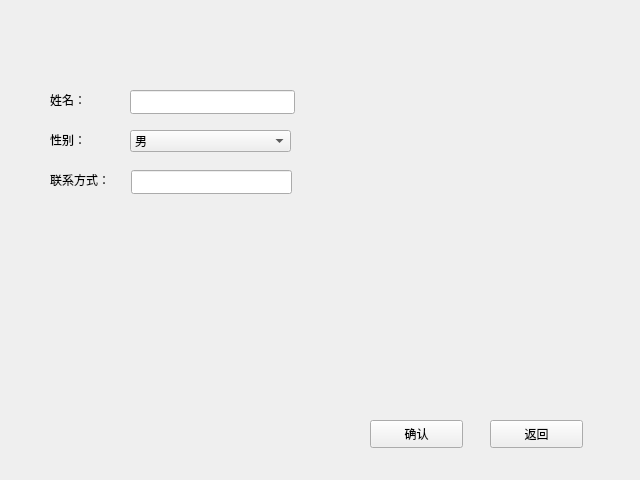
<?xml version="1.0" encoding="UTF-8"?>
<ui version="4.0">
 <class>change_info</class>
 <widget class="QWidget" name="change_info">
  <property name="geometry">
   <rect>
    <x>0</x>
    <y>0</y>
    <width>640</width>
    <height>480</height>
   </rect>
  </property>
  <property name="font">
   <font>
    <family>微软雅黑</family>
   </font>
  </property>
  <property name="windowTitle">
   <string>修改信息</string>
  </property>
  <widget class="QLabel" name="label_8">
   <property name="geometry">
    <rect>
     <x>50</x>
     <y>90</y>
     <width>45</width>
     <height>20</height>
    </rect>
   </property>
   <property name="font">
    <font>
     <family>微软雅黑</family>
    </font>
   </property>
   <property name="text">
    <string>姓名：</string>
   </property>
  </widget>
  <widget class="QLabel" name="label_7">
   <property name="geometry">
    <rect>
     <x>50</x>
     <y>130</y>
     <width>45</width>
     <height>20</height>
    </rect>
   </property>
   <property name="font">
    <font>
     <family>微软雅黑</family>
    </font>
   </property>
   <property name="text">
    <string>性别：</string>
   </property>
  </widget>
  <widget class="QLabel" name="label_6">
   <property name="geometry">
    <rect>
     <x>50</x>
     <y>170</y>
     <width>75</width>
     <height>20</height>
    </rect>
   </property>
   <property name="font">
    <font>
     <family>微软雅黑</family>
    </font>
   </property>
   <property name="text">
    <string>联系方式：</string>
   </property>
  </widget>
  <widget class="QLineEdit" name="lineEdit">
   <property name="geometry">
    <rect>
     <x>130</x>
     <y>90</y>
     <width>165</width>
     <height>24</height>
    </rect>
   </property>
  </widget>
  <widget class="QLineEdit" name="lineEdit_3">
   <property name="geometry">
    <rect>
     <x>131</x>
     <y>170</y>
     <width>161</width>
     <height>24</height>
    </rect>
   </property>
  </widget>
  <widget class="QPushButton" name="pushButton">
   <property name="geometry">
    <rect>
     <x>370</x>
     <y>420</y>
     <width>93</width>
     <height>28</height>
    </rect>
   </property>
   <property name="text">
    <string>确认</string>
   </property>
  </widget>
  <widget class="QPushButton" name="pushButton_2">
   <property name="geometry">
    <rect>
     <x>490</x>
     <y>420</y>
     <width>93</width>
     <height>28</height>
    </rect>
   </property>
   <property name="text">
    <string>返回</string>
   </property>
  </widget>
  <widget class="QComboBox" name="comboBox">
   <property name="geometry">
    <rect>
     <x>130</x>
     <y>130</y>
     <width>161</width>
     <height>22</height>
    </rect>
   </property>
   <item>
    <property name="text">
     <string>男</string>
    </property>
   </item>
   <item>
    <property name="text">
     <string>女</string>
    </property>
   </item>
  </widget>
 </widget>
 <resources/>
 <connections>
  <connection>
   <sender>pushButton_2</sender>
   <signal>clicked()</signal>
   <receiver>change_info</receiver>
   <slot>close()</slot>
   <hints>
    <hint type="sourcelabel">
     <x>536</x>
     <y>433</y>
    </hint>
    <hint type="destinationlabel">
     <x>319</x>
     <y>239</y>
    </hint>
   </hints>
  </connection>
 </connections>
</ui>
